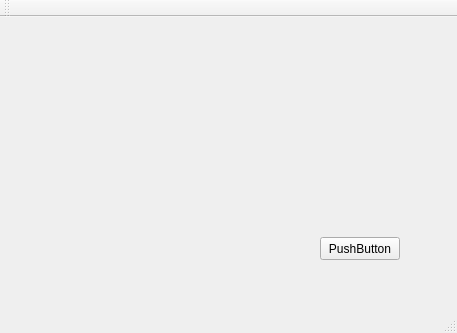
<?xml version="1.0" encoding="UTF-8"?>
<ui version="4.0">
 <class>MainWindow</class>
 <widget class="QMainWindow" name="MainWindow">
  <property name="geometry">
   <rect>
    <x>0</x>
    <y>0</y>
    <width>457</width>
    <height>333</height>
   </rect>
  </property>
  <property name="windowTitle">
   <string>MainWindow</string>
  </property>
  <widget class="QWidget" name="centralWidget">
   <widget class="QPushButton" name="pushButton">
    <property name="geometry">
     <rect>
      <x>320</x>
      <y>220</y>
      <width>80</width>
      <height>23</height>
     </rect>
    </property>
    <property name="text">
     <string>PushButton</string>
    </property>
   </widget>
  </widget>
  <widget class="QMenuBar" name="menuBar">
   <property name="geometry">
    <rect>
     <x>0</x>
     <y>0</y>
     <width>457</width>
     <height>25</height>
    </rect>
   </property>
  </widget>
  <widget class="QToolBar" name="mainToolBar">
   <attribute name="toolBarArea">
    <enum>TopToolBarArea</enum>
   </attribute>
   <attribute name="toolBarBreak">
    <bool>false</bool>
   </attribute>
  </widget>
  <widget class="QStatusBar" name="statusBar"/>
 </widget>
 <layoutdefault spacing="6" margin="11"/>
 <resources/>
 <connections/>
</ui>
